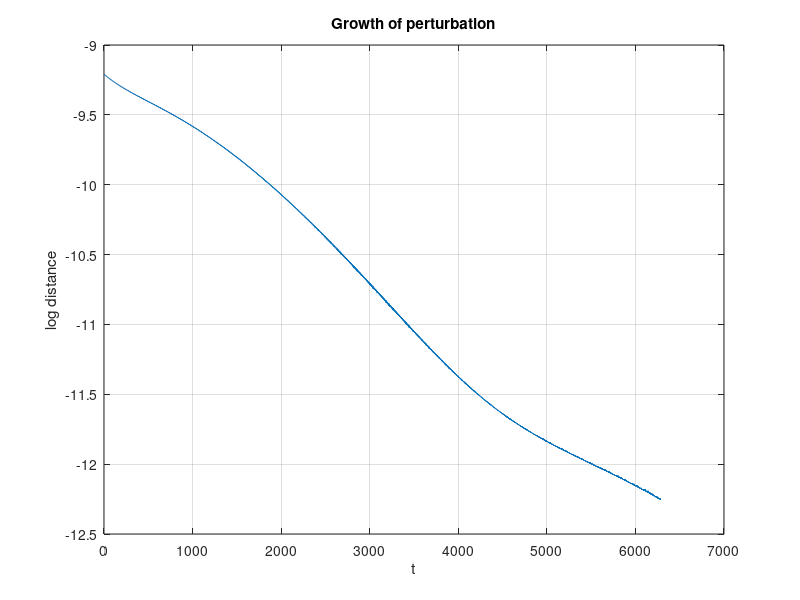

Source code (MATLAB):
clear; clc; close all;

%% parameters
eps = 0.001;
gamma = 0.5;
alpha = 1;
F = 1;
T = 2*pi;

%% Duffing ODE (2D system)
f = @(t,y) [
    y(2);
   -y(1) + eps*(-2*gamma*y(2) - alpha*y(1)^3 + F*cos(t))
];

%% shared time grid (important!)
tspan = linspace(0,1000*T,50000);

%% two nearby initial conditions
y0A = [1;0];
y0B = [1+1e-4;0];   % tiny perturbation

%% integrate both
[tA, YA] = ode45(f, tspan, y0A);
[tB, YB] = ode45(f, tspan, y0B);

%% separation distance
diff = YA - YB;
d = sqrt(sum(diff.^2,2));
logd = log(d);
mask = (tA > 3000) & (tA < 8000);
      
p = polyfit(tA(mask), logd(mask), 1);
lambda = p(1);

fprintf('Estimated decay rate = %.6f\n', lambda);
%% plot separation
figure;
plot(tA, logd);
xlabel('t');
ylabel('log distance');
title('Growth of perturbation');
grid on;
